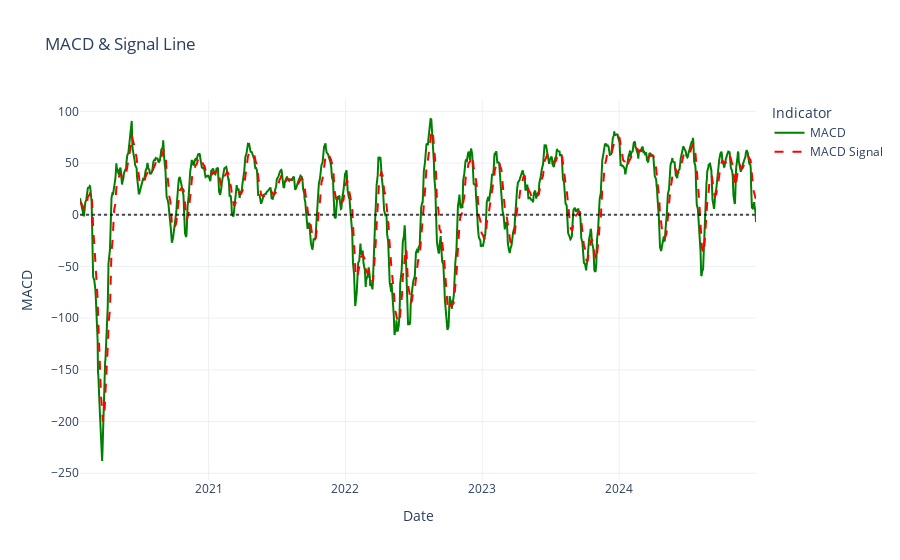

The notebook cell this image was saved under:
### Markdown cell above
### $ MACD=EMA_{12}−EMA_{26} $

$ EMA(i)=(CP(i)−EMA(i−1))×Multiplier+EMA(i−1)$
<!-- * EMA(i)=(CP(i)−EMA(i−1))×Multiplier+EMA(i−1) -->
* EMA(i) = Exponential Moving Average at day i
* Multiplier = 2/(n+1)
* MACD = Difference between the 12-day EMA and 26-day EMA
* Signal Line = 9-day EMA of the MACD


MACD shows the relationship between two EMAs and helps identify bullish or bearish trends. A MACD crossing above the signal line suggests a buy signal, while crossing below suggests a sell signal.

### Code cell
# MACD & Signal Line
fig2 = go.Figure()
fig2.add_trace(go.Scatter(x=df.index, y=df["MACD"], mode="lines", name="MACD", line=dict(color="green")))
fig2.add_trace(go.Scatter(x=df.index, y=df["MACD_Signal"], mode="lines", name="MACD Signal", line=dict(color="red", dash="dash")))
fig2.add_hline(y=0, line_dash="dot", line_color="black", opacity=0.7)
fig2.update_layout(
    title="MACD & Signal Line",
    xaxis_title="Date",
    yaxis_title="MACD",
    legend_title="Indicator",
    template="plotly_white"
)
fig2.show()

### Figure 1 — Plotly figure (JSON) as saved in the notebook; plotly's stock layout.template omitted (floating-point values rounded to 4 significant figures; data arrays with more than 128 entries replaced by an {"elided": "..."} marker saying what was removed)
{"data": [{"line": {"color": "green"}, "mode": "lines", "name": "MACD", "type": "scatter", "x": {"elided": "1243 str values"}, "y": {"elided": "1243 float values"}}, {"line": {"color": "red", "dash": "dash"}, "mode": "lines", "name": "MACD Signal", "type": "scatter", "x": {"elided": "1243 str values"}, "y": {"elided": "1243 float values"}}], "layout": {"legend": {"title": {"text": "Indicator"}}, "shapes": [{"line": {"color": "black", "dash": "dot"}, "opacity": 0.7, "type": "line", "x0": 0, "x1": 1, "xref": "x domain", "y0": 0, "y1": 0, "yref": "y"}], "title": {"text": "MACD & Signal Line"}, "xaxis": {"title": {"text": "Date"}}, "yaxis": {"title": {"text": "MACD"}}}}
